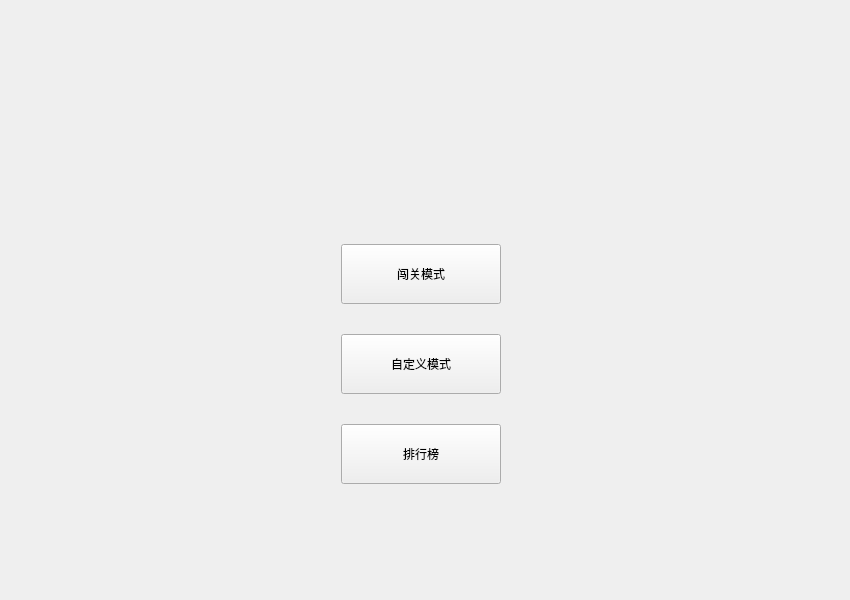
<?xml version="1.0" encoding="UTF-8"?>
<ui version="4.0">
 <class>StartPage</class>
 <widget class="QWidget" name="StartPage">
  <property name="geometry">
   <rect>
    <x>0</x>
    <y>0</y>
    <width>850</width>
    <height>600</height>
   </rect>
  </property>
  <property name="windowTitle">
   <string>Form</string>
  </property>
  <widget class="MainButton" name="btnRank">
   <property name="geometry">
    <rect>
     <x>341</x>
     <y>424</y>
     <width>160</width>
     <height>60</height>
    </rect>
   </property>
   <property name="sizePolicy">
    <sizepolicy hsizetype="Preferred" vsizetype="Preferred">
     <horstretch>0</horstretch>
     <verstretch>0</verstretch>
    </sizepolicy>
   </property>
   <property name="minimumSize">
    <size>
     <width>160</width>
     <height>60</height>
    </size>
   </property>
   <property name="maximumSize">
    <size>
     <width>160</width>
     <height>60</height>
    </size>
   </property>
   <property name="focusPolicy">
    <enum>Qt::FocusPolicy::StrongFocus</enum>
   </property>
   <property name="text">
    <string>排行榜</string>
   </property>
  </widget>
  <widget class="MainButton" name="btnLevel">
   <property name="geometry">
    <rect>
     <x>341</x>
     <y>244</y>
     <width>160</width>
     <height>60</height>
    </rect>
   </property>
   <property name="sizePolicy">
    <sizepolicy hsizetype="Expanding" vsizetype="Expanding">
     <horstretch>0</horstretch>
     <verstretch>0</verstretch>
    </sizepolicy>
   </property>
   <property name="minimumSize">
    <size>
     <width>160</width>
     <height>60</height>
    </size>
   </property>
   <property name="maximumSize">
    <size>
     <width>160</width>
     <height>60</height>
    </size>
   </property>
   <property name="text">
    <string>闯关模式</string>
   </property>
  </widget>
  <widget class="MainButton" name="btnCustom">
   <property name="geometry">
    <rect>
     <x>341</x>
     <y>334</y>
     <width>160</width>
     <height>60</height>
    </rect>
   </property>
   <property name="sizePolicy">
    <sizepolicy hsizetype="Preferred" vsizetype="Preferred">
     <horstretch>0</horstretch>
     <verstretch>0</verstretch>
    </sizepolicy>
   </property>
   <property name="minimumSize">
    <size>
     <width>160</width>
     <height>60</height>
    </size>
   </property>
   <property name="maximumSize">
    <size>
     <width>160</width>
     <height>60</height>
    </size>
   </property>
   <property name="text">
    <string>自定义模式</string>
   </property>
  </widget>
 </widget>
 <customwidgets>
  <customwidget>
   <class>MainButton</class>
   <extends>QPushButton</extends>
   <header location="global">mainbutton.h</header>
  </customwidget>
 </customwidgets>
 <resources/>
 <connections/>
</ui>
